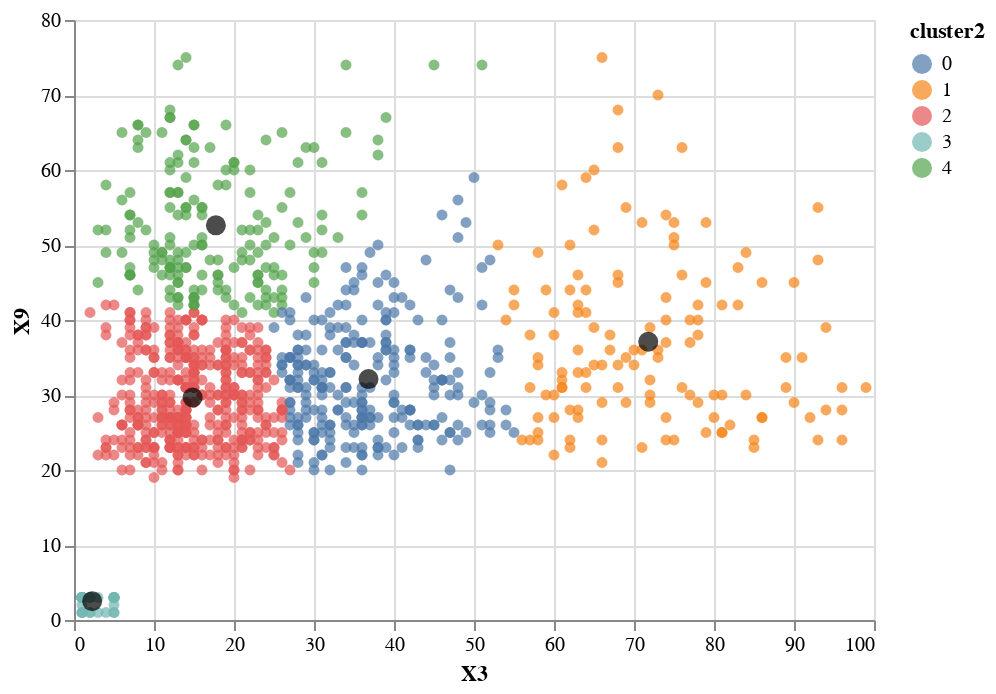

Notebook code cell kept with this figure:
### Code cell
chart1 + chart2

### Figure 1 — Vega-Lite specification as saved in the notebook (floating-point values rounded to 4 significant figures; data arrays with more than 128 entries replaced by an {"elided": "..."} marker saying what was removed)
{"config": {"view": {"continuousWidth": 400, "continuousHeight": 300}}, "layer": [{"data": {"name": "data-d9291cdaba3d8bde920dabf4c7dc2881"}, "mark": "circle", "encoding": {"color": {"type": "nominal", "field": "cluster2"}, "tooltip": [{"type": "quantitative", "field": "X1"}, {"type": "quantitative", "field": "cluster2"}, {"type": "quantitative", "field": "X3"}, {"type": "quantitative", "field": "X9"}], "x": {"type": "quantitative", "field": "X3"}, "y": {"type": "quantitative", "field": "X9"}}, "selection": {"selector008": {"type": "interval", "bind": "scales", "encodings": ["x", "y"]}}}, {"data": {"name": "data-b60e9c149803a0167f5b866d70e4fd13"}, "mark": {"type": "circle", "size": 100}, "encoding": {"color": {"value": "black"}, "tooltip": [{"type": "quantitative", "field": "X3"}, {"type": "quantitative", "field": "X9"}], "x": {"type": "quantitative", "field": "X3"}, "y": {"type": "quantitative", "field": "X9"}}, "selection": {"selector009": {"type": "interval", "bind": "scales", "encodings": ["x", "y"]}}}], "$schema": "https://vega.github.io/schema/vega-lite/v4.8.1.json", "datasets": {"data-d9291cdaba3d8bde920dabf4c7dc2881": {"elided": "1000 records"}, "data-b60e9c149803a0167f5b866d70e4fd13": [{"X3": 36.81, "X9": 32.12}, {"X3": 71.78, "X9": 37.1}, {"X3": 14.83, "X9": 29.67}, {"X3": 2.268, "X9": 2.512}, {"X3": 17.74, "X9": 52.62}]}}
